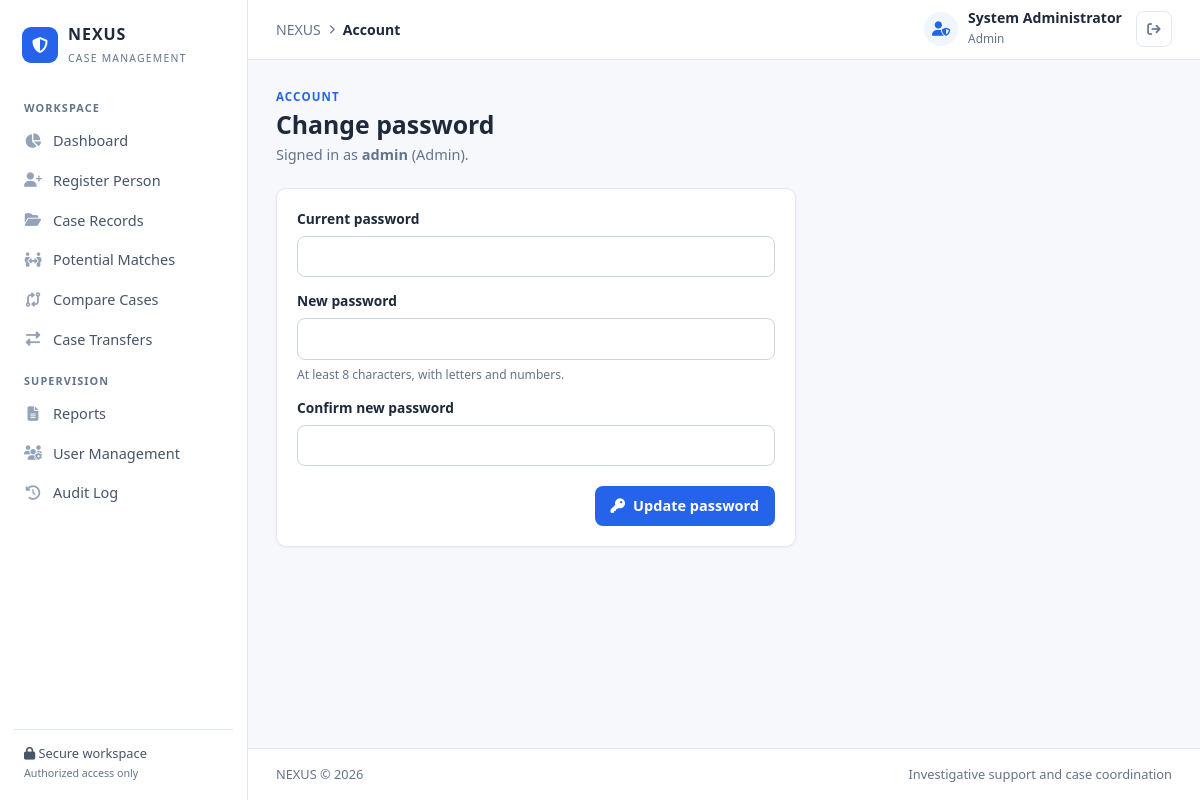
/account (signed in), run on the app's committed database.
### tables this page shows
CREATE TABLE users (
    id INTEGER PRIMARY KEY AUTOINCREMENT,
    username TEXT NOT NULL UNIQUE,
    full_name TEXT NOT NULL,
    password_hash TEXT NOT NULL,
    role TEXT NOT NULL DEFAULT 'Officer',
    active INTEGER NOT NULL DEFAULT 1,
    must_change INTEGER NOT NULL DEFAULT 1,
    created_at TEXT NOT NULL DEFAULT CURRENT_TIMESTAMP
);

### app.py (the view, shortened to what this page needs)
@app.route("/account", methods=["GET", "POST"])
@login_required
def account():
    return render_template("account.html")

### app.py (called while the page is built)
def get_db():
    if "db" not in g:
        g.db = sqlite3.connect(DATABASE)
        g.db.row_factory = sqlite3.Row
        g.db.execute("PRAGMA foreign_keys = ON")
    return g.db

def query(sql, params=(), one=False):
    rows = get_db().execute(sql, params).fetchall()
    if one:
        return rows[0] if rows else None
    return rows

def csrf_token():
    if "_csrf" not in session:
        session["_csrf"] = secrets.token_hex(16)
    return session["_csrf"]

@app.before_request
def load_user_and_protect():
    g.user = None
    if session.get("user_id"):
        user = query("SELECT * FROM users WHERE id = ? AND active = 1",
                     (session["user_id"],), one=True)
        if user:
            g.user = user
        else:
            session.clear()
    if request.method == "POST":
        sent = request.form.get("_csrf", "")
        if not sent or not secrets.compare_digest(sent, session.get("_csrf", "")):
            abort(400)
    if (g.user and g.user["must_change"]
            and request.endpoint not in {"account", "logout", "static"}):
        flash("Please set a new password before continuing.", "warning")
        return redirect(url_for("account"))

@app.after_request
def security_headers(resp):
    resp.headers.setdefault("X-Content-Type-Options", "nosniff")
    resp.headers.setdefault("X-Frame-Options", "DENY")
    resp.headers.setdefault("Referrer-Policy", "same-origin")
    resp.headers.setdefault("Cache-Control", "no-store")
    return resp

def login_required(view):
    @wraps(view)
    def wrapped(*args, **kwargs):
        if not g.user:
            flash("Please sign in to continue.", "warning")
            return redirect(url_for("login", next=request.path))
        return view(*args, **kwargs)
    return wrapped

@app.context_processor
def inject_globals():
    return {
        "current_user": g.get("user"),
        "csrf_input": lambda: Markup(
            f'<input type="hidden" name="_csrf" value="{csrf_token()}">'),
        "STATUSES": STATUSES, "CATEGORIES": CATEGORIES, "GENDERS": GENDERS,
        "ROLES": ROLES, "MATCH_STATUSES": MATCH_STATUSES,
        "TRANSFER_REASONS": TRANSFER_REASONS,
        "year": datetime.now().year,
    }

### templates/account.html (shortened to what this page needs)
{% extends "base.html" %}
{% block breadcrumb %}Account{% endblock %}
{% block content %}
<section class="page-heading">
    <div>
        <div class="eyebrow">ACCOUNT</div>
        <h1>Change password</h1>
        <p>Signed in as <strong>{{ current_user['username'] }}</strong> ({{ current_user['role'] }}).</p>
    </div>
</section>
<form method="POST" class="panel narrow">
    <div class="form-group">
        <label for="current_password">Current password</label>
        <input type="password" id="current_password" name="current_password" autocomplete="current-password" required>
    </div>
    <div class="form-group">
        <label for="new_password">New password</label>
        <input type="password" id="new_password" name="new_password" autocomplete="new-password" minlength="8" required>
        <small>At least 8 characters, with letters and numbers.</small>
    </div>
    <div class="form-group">
        <label for="confirm_password">Confirm new password</label>
        <input type="password" id="confirm_password" name="confirm_password" autocomplete="new-password" required>
    </div>
    <div class="form-actions">
        <button class="button button-primary" type="submit"><i class="fa-solid fa-key"></i> Update password</button>
    </div>
</form>
{% endblock %}

### templates/base.html (shortened to what this page needs)
<!DOCTYPE html>
<html lang="en">
<head>
    <link rel="stylesheet" href="{{ url_for('static', filename='css/style.css') }}">
    <link rel="stylesheet" href="https://cdnjs.cloudflare.com/ajax/libs/font-awesome/6.5.2/css/all.min.css">
</head>
<body>
<div class="app-shell">
    <aside class="sidebar" id="sidebar">
        <a class="brand" href="{{ url_for('dashboard') }}">
            <span class="brand-icon"><i class="fa-solid fa-shield-halved"></i></span>
            <span><strong>NEXUS</strong><small>CASE MANAGEMENT</small></span>
        </a>
        <div class="sidebar-label">WORKSPACE</div>
        <nav class="nav-menu">
            <a href="{{ url_for('dashboard') }}" class="{{ 'active' if request.endpoint == 'dashboard' }}">
                <i class="fa-solid fa-chart-pie"></i> Dashboard</a>
            <a href="{{ url_for('new_case') }}" class="{{ 'active' if request.endpoint == 'new_case' }}">
                <i class="fa-solid fa-user-plus"></i> Register Person</a>
            <a href="{{ url_for('cases') }}" class="{{ 'active' if request.endpoint in ('cases', 'case_detail', 'edit_case') }}">
                <i class="fa-solid fa-folder-open"></i> Case Records</a>
            <a href="{{ url_for('matches') }}" class="{{ 'active' if request.endpoint == 'matches' }}">
                <i class="fa-solid fa-people-arrows-left-right"></i> Potential Matches</a>
            <a href="{{ url_for('compare') }}" class="{{ 'active' if request.endpoint == 'compare' }}">
                <i class="fa-solid fa-code-compare"></i> Compare Cases</a>
            <a href="{{ url_for('transfers') }}" class="{{ 'active' if request.endpoint == 'transfers' }}">
                <i class="fa-solid fa-right-left"></i> Case Transfers</a>
        </nav>
        {% if current_user and current_user['role'] in ('Supervisor', 'Admin') %}
        <div class="sidebar-label">SUPERVISION</div>
        <nav class="nav-menu">
            <a href="{{ url_for('reports') }}" class="{{ 'active' if request.endpoint == 'reports' }}">
                <i class="fa-solid fa-file-lines"></i> Reports</a>
            {% if current_user['role'] == 'Admin' %}
            <a href="{{ url_for('users') }}" class="{{ 'active' if request.endpoint == 'users' }}">
                <i class="fa-solid fa-users-gear"></i> User Management</a>
            <a href="{{ url_for('audit_log') }}" class="{{ 'active' if request.endpoint == 'audit_log' }}">
                <i class="fa-solid fa-clock-rotate-left"></i> Audit Log</a>
            {% endif %}
        </nav>
        {% endif %}
        <div class="sidebar-footer">
            <div><i class="fa-solid fa-lock"></i> Secure workspace</div>
            <small>Authorized access only</small>
        </div>
    </aside>
    <div class="main-area">
        <header class="topbar">
            <div class="breadcrumb">
                <span>NEXUS</span><i class="fa-solid fa-chevron-right"></i>
                <strong>{% block breadcrumb %}Dashboard{% endblock %}</strong>
            </div>
            <div class="topbar-right">
                <a class="officer-profile" href="{{ url_for('account') }}" title="Account settings">
                    <span class="avatar"><i class="fa-solid fa-user-shield"></i></span>
                    <span class="officer-info">
                        <strong>{{ current_user['full_name'] if current_user else 'Officer' }}</strong>
                        <small>{{ current_user['role'] if current_user else '' }}</small>
                    </span>
                </a>
                <form method="POST" action="{{ url_for('logout') }}">
                    <button class="icon-button" type="submit" title="Sign out" aria-label="Sign out">
                        <i class="fa-solid fa-arrow-right-from-bracket"></i>
                    </button>
                </form>
            </div>
        </header>
        <main class="page-content">
            {% block content %}{% endblock %}
        </main>
        <footer class="page-footer">
            <span>NEXUS &copy; {{ year }}</span>
            <span>Investigative support and case coordination</span>
        </footer>
    </div>
</div>
</body>
</html>

### data on the page
users: full_name "System Administrator", role "Admin", username "admin"
